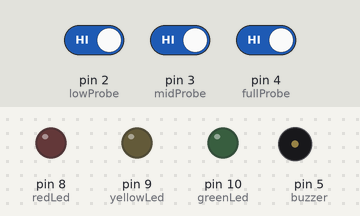
Recording of a sketch running on a simulated Arduino Uno, built with avr-gcc and run on an emulated ATmega328P. Shown: output pins drawn as LEDs (lit = HIGH), buzzer (waves = sounding, pin HIGH). Inputs (shaded band) come from the test bench; at power-on: pin 2 (lowProbe) HIGH, pin 3 (midProbe) HIGH, pin 4 (fullProbe) HIGH.

Above: at 1.2 s.
1.3 s: pin 2 (lowProbe) driven LOW
At 2.0 s:
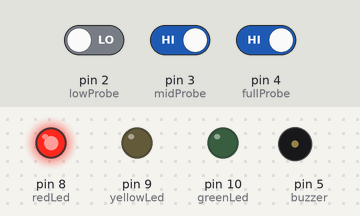
2.8 s: pin 3 (midProbe) driven LOW
At 3.2 s:
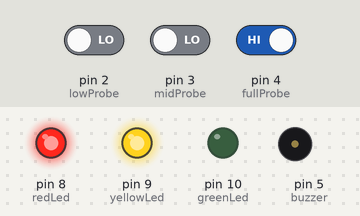
4.3 s: pin 4 (fullProbe) driven LOW
At 5.5 s:
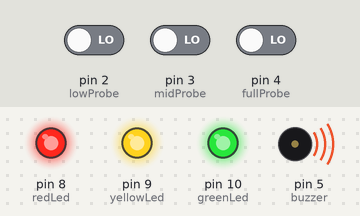
5.8 s: pin 4 (fullProbe) driven HIGH
At 6.7 s:
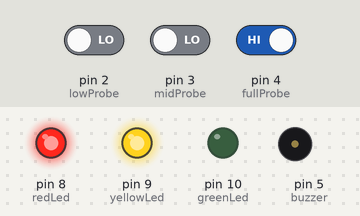
7.3 s: pin 3 (midProbe) driven HIGH
At 7.8 s:
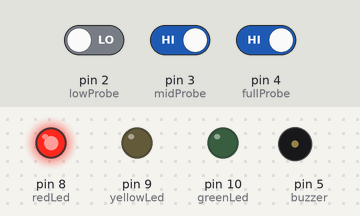
Timing chart, 0 to 9.8 s (numbered marks = the images above; inputs shaded):
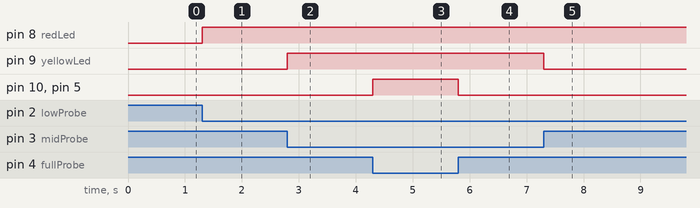

Measured:
- after the input at 1.3 s, pin 8 (redLed): LOW → HIGH at once
- after the input at 2.8 s, pin 9 (yellowLed): LOW → HIGH at once
- after the input at 4.3 s, pin 10 (greenLed), pin 5 (buzzer): LOW → HIGH at once
- after the input at 5.8 s, pin 10 (greenLed), pin 5 (buzzer): HIGH → LOW at once
- after the input at 7.3 s, pin 9 (yellowLed): HIGH → LOW at once

The sketch:

water_level_indicator.ino
```cpp
int lowProbe  = 2;
int midProbe  = 3;
int fullProbe = 4;
int redLed    = 8;
int yellowLed = 9;
int greenLed  = 10;
int buzzer    = 5;
void setup()
{
  pinMode(lowProbe, INPUT);
  pinMode(midProbe, INPUT);
  pinMode(fullProbe, INPUT);
  pinMode(redLed, OUTPUT);
  pinMode(yellowLed, OUTPUT);
  pinMode(greenLed, OUTPUT);
  pinMode(buzzer, OUTPUT);
}
void loop()
{
  int low  = digitalRead(lowProbe);
  int mid  = digitalRead(midProbe);
  int full = digitalRead(fullProbe);
  if(full == LOW)
  {
    digitalWrite(redLed, HIGH);
    digitalWrite(yellowLed, HIGH);
    digitalWrite(greenLed, HIGH);
    digitalWrite(buzzer, HIGH);
  }
  else if(mid == LOW)
  {
    digitalWrite(redLed, HIGH);
    digitalWrite(yellowLed, HIGH);
    digitalWrite(greenLed, LOW);
    digitalWrite(buzzer, LOW);
  }
  else if(low == LOW)
  {
    digitalWrite(redLed, HIGH);
    digitalWrite(yellowLed, LOW);
    digitalWrite(greenLed, LOW);
    digitalWrite(buzzer, LOW);
  }
  else
  {
    digitalWrite(redLed, LOW);
    digitalWrite(yellowLed, LOW);
    digitalWrite(greenLed, LOW);
    digitalWrite(buzzer, LOW);
  }
}
```
